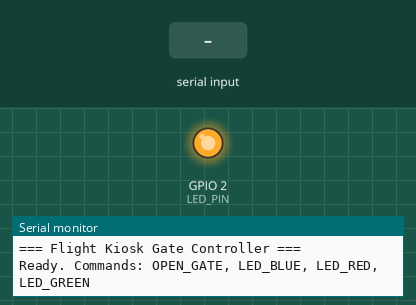
This sketch was run on a simulated ESP8266 (NodeMCU). Parts: output pins drawn as LEDs (lit = HIGH), the last lines printed to the serial monitor. Dashed ring = blinking. The test bench sets the inputs (shaded band).

Above: at 1.2 s.
1.3 s: "LED_RED\n" received over Serial
At 1.45 s:
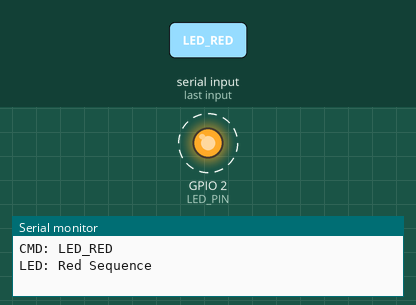
3.7 s: "OPEN_GATE\n" received over Serial
5.2 s: "CLOSE_GATE\n" received over Serial
Timing chart, 0 to 8.2 s (numbered marks = the images above; inputs shaded):
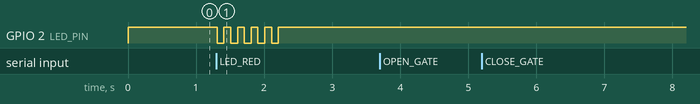

The sketch:

gate_controller.ino
```cpp
/*
  Flight Kiosk Gate Controller
  **ESP8266 / ESP32 Universal Version**

  Logic: ACTIVE LOW (Because your LED is ON when it should be OFF)
  - LOW  = LED ON
  - HIGH = LED OFF
*/

#include <Arduino.h>

// ==================== Configuration ====================
// ESP8266 Built-in LED is usually on GPIO 2
#define LED_PIN 2

// Gate simulation
bool gateIsOpen = false;
unsigned long gateOpenTime = 0;
const unsigned long GATE_DURATION = 3000;

void setup() {
  Serial.begin(9600);
  Serial.println("\n=== Flight Kiosk Gate Controller ===");

  pinMode(LED_PIN, OUTPUT);

  // STARTUP: Turn LED OFF
  // Since your board is Active Low, we must write HIGH to turn it OFF.
  digitalWrite(LED_PIN, HIGH);

  Serial.println("Ready. Commands: OPEN_GATE, LED_BLUE, LED_RED, LED_GREEN");
}

void loop() {
  if (Serial.available()) {
    String cmd = Serial.readStringUntil('\n');
    cmd.trim();
    cmd.toUpperCase();
    if (cmd.length() > 0)
      processCommand(cmd);
  }

  if (gateIsOpen && (millis() - gateOpenTime > GATE_DURATION)) {
    closeGate();
  }
  delay(10);
}

void processCommand(String cmd) {
  Serial.print("CMD: ");
  Serial.println(cmd);

  if (cmd == "OPEN_GATE")
    openGate();
  else if (cmd == "CLOSE_GATE")
    closeGate();
  else if (cmd == "LED_BLUE")
    ledBlue();
  else if (cmd == "LED_RED")
    ledRed();
  else if (cmd == "LED_GREEN")
    ledGreen();
  else if (cmd == "LED_OFF")
    ledOff();
  else if (cmd == "STATUS")
    Serial.println("Status: Online");
}

void openGate() {
  Serial.println("Gate: OPENING (Simulated)");
  gateIsOpen = true;
  gateOpenTime = millis();
}

void closeGate() {
  Serial.println("Gate: CLOSING (Simulated)");
  gateIsOpen = false;
}

// ==================== LED LOGIC ====================
// REMEMBER: LOW = ON, HIGH = OFF for your board

void ledBlue() {
  // Scanning: Turn ON
  digitalWrite(LED_PIN, LOW); // LOW is ON
  Serial.println("LED: Blue (Scanning) ON");
}

void ledRed() {
  // Error: Fast Blinks
  Serial.println("LED: Red Sequence");
  for (int i = 0; i < 5; i++) {
    digitalWrite(LED_PIN, LOW); // ON
    delay(100);
    digitalWrite(LED_PIN, HIGH); // OFF
    delay(100);
  }
}

void ledGreen() {
  // Success: Slow Blinks
  Serial.println("LED: Green Sequence");
  for (int i = 0; i < 3; i++) {
    digitalWrite(LED_PIN, LOW); // ON
    delay(500);
    digitalWrite(LED_PIN, HIGH); // OFF
    delay(200);
  }
}

void ledOff() {
  // Turn OFF
  digitalWrite(LED_PIN, HIGH); // HIGH is OFF
  Serial.println("LED: All OFF");
}
```

Measured:
- after the input at 1.3 s, GPIO 2 (LED_PIN): alternates HIGH for 0.10 s and LOW for 0.10 s, 10 changes in all, then stays HIGH, starting at once
